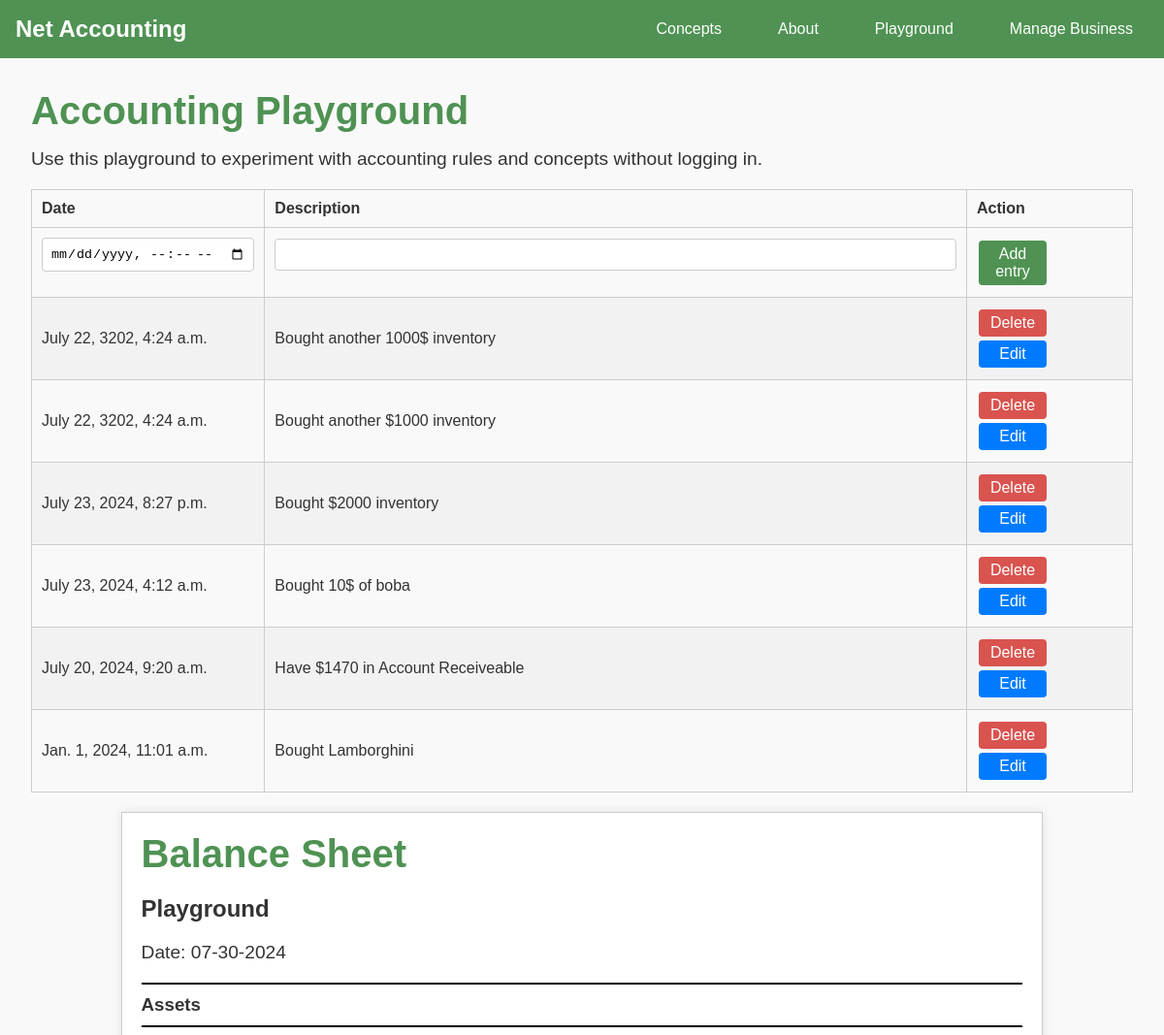
Before: /accounting/playground/ (upper part) with the older database file.
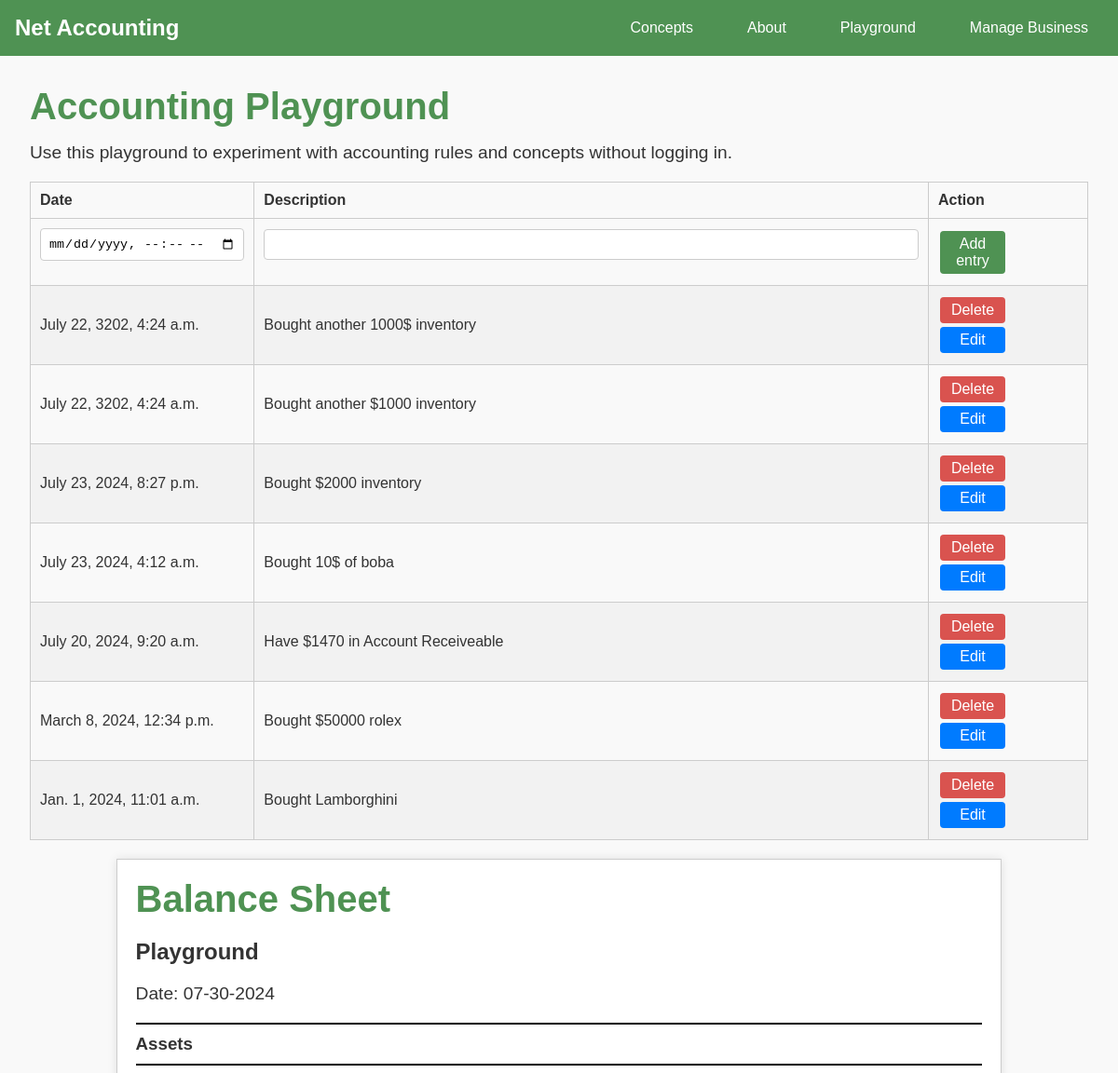
After: the same page with the newer database file.
### accounting/models.py (models this page shows, shortened)
class JournalEntry(models.Model):
    user = models.ForeignKey(User, on_delete=models.CASCADE, null=True)
    entry_date = models.DateTimeField()
    description = models.CharField(max_length=250)
    create_at = models.DateTimeField(auto_now_add=True)

### accounting/views.py (the view, shortened to what this page needs)
# urls.py: path('playground/', views.show_playground_page, name='playground'),
def show_playground_page(request):
    playground_id = 2
    curr_user = get_object_or_404(User, id=playground_id)
    form = JournalEntryForm()
    entries = None
    try:
        entries = get_data_utils.get_entries(playground_id)
    except JournalEntry.DoesNotExist:
        raise Http404("No entries")
    balance_sheet = get_and_analyze_balance_sheet(business_id=playground_id)
    context = {
        "form": form,
        "entries": entries,
        "user": curr_user,
        "balance_sheet": balance_sheet
    }
    return render(request, "accounting/playground.html", context)

### accounting/forms.py
class JournalEntryForm(forms.ModelForm):
    entry_date = forms.DateTimeField(widget=forms.DateTimeInput(attrs={'type': 'datetime-local'}))
    class Meta:
        model = JournalEntry
        fields = ["entry_date", "description"]

### accounting/models.py (called while the page is built)
    def __str__(self):
        return f"{self.sub_entry_type} ${self.amount} in {self.account}"

### accounting/rules/balance_sheet.py (called while the page is built)
    def generate(self):
        print("getting")
        sub_entries = SubEntry.objects.filter(user_id=self.business_id)
        print(sub_entries)
        assert sub_entries is not None, "Is empty"
        for subentry in sub_entries:
            print(subentry)

### accounting/utils/get_data_utils.py (called while the page is built)
def get_entries(business_id: int):
    entries = JournalEntry.objects.filter(user_id=business_id).order_by("-entry_date")
    return entries

### accounting/views.py (called while the page is built)
def get_and_analyze_balance_sheet(business_id) -> BalanceSheet:
    balance_sheet = BalanceSheet(business_id=business_id, date="07-30-2024")
    balance_sheet.generate()
    return balance_sheet

### accounting/templates/accounting/playground.html (shortened to what this page needs)
{% extends 'accounting/index.html' %}
{% block content %}
<div class="content">
    <h1>Accounting Playground</h1>
    <p>Use this playground to experiment with accounting rules and concepts without logging in.</p>
    <div class="playground-entries">
        {% if entries %}
        <table class="entries-table">
            <thead>
                <tr>
                    <th>Date</th>
                    <th>Description</th>
                    <th>Action</th>
                </tr>
            </thead>
            <tbody>
                {% if not form.instance.id %}
                <tr>
                    <form method="post" action="{% url 'playground' %}">
                        {% for field in form %}
                        <td>{{ field }}</td>
                        {% endfor %}
                        <td>
                            <button class="add-entry-button" type="submit" name="add">Add entry</button>
                        </td>
                    </form>
                </tr>
                {% endif %}
                {% for entry in entries %}
                <tr>
                    {% if form.instance.id == entry.id %}
                    <form method="post" action="{% url 'playground' %}">
                        {% csrf_token %}
                        <input type="hidden" name="entry_id" value="{{ entry.id }}">
                            {% for field in form %}
                        <td>
                            {{ field }}
                        </td>
                            {% endfor %}
                        <td>
                            <button class="save-entry-button" type="submit" name="save">Save</button>
                        </td>
                    </form>
                    {% else %}
                    <td>{{ entry.entry_date }}</td>
                    <td>{{ entry.description }}</td>
                    <td>
                        <form method="post" action="{% url 'playground' %}" style="display:inline;">
                            <button class="delete-button" type="submit" name="delete">Delete</button>
                        </form>
                        <form method="post" action="{% url 'playground' %}" style="display:inline;">
                            <button class="edit-button" type="submit" name="edit">Edit</button>
                        </form>
                    </td>
                    {% endif %}
                </tr>
                {% endfor %}
            </tbody>
        </table>
        {% endif %}
    </div>
    <div class="playground-financial-statement">
		{%include 'accounting/financial_statement.html'%}
    </div>
</div>
{% endblock content %}

Changed rows visible on the page:
added JournalEntry: entry_date "March 8, 2024, 12:34 p.m.", description "Bought $50000 rolex"
